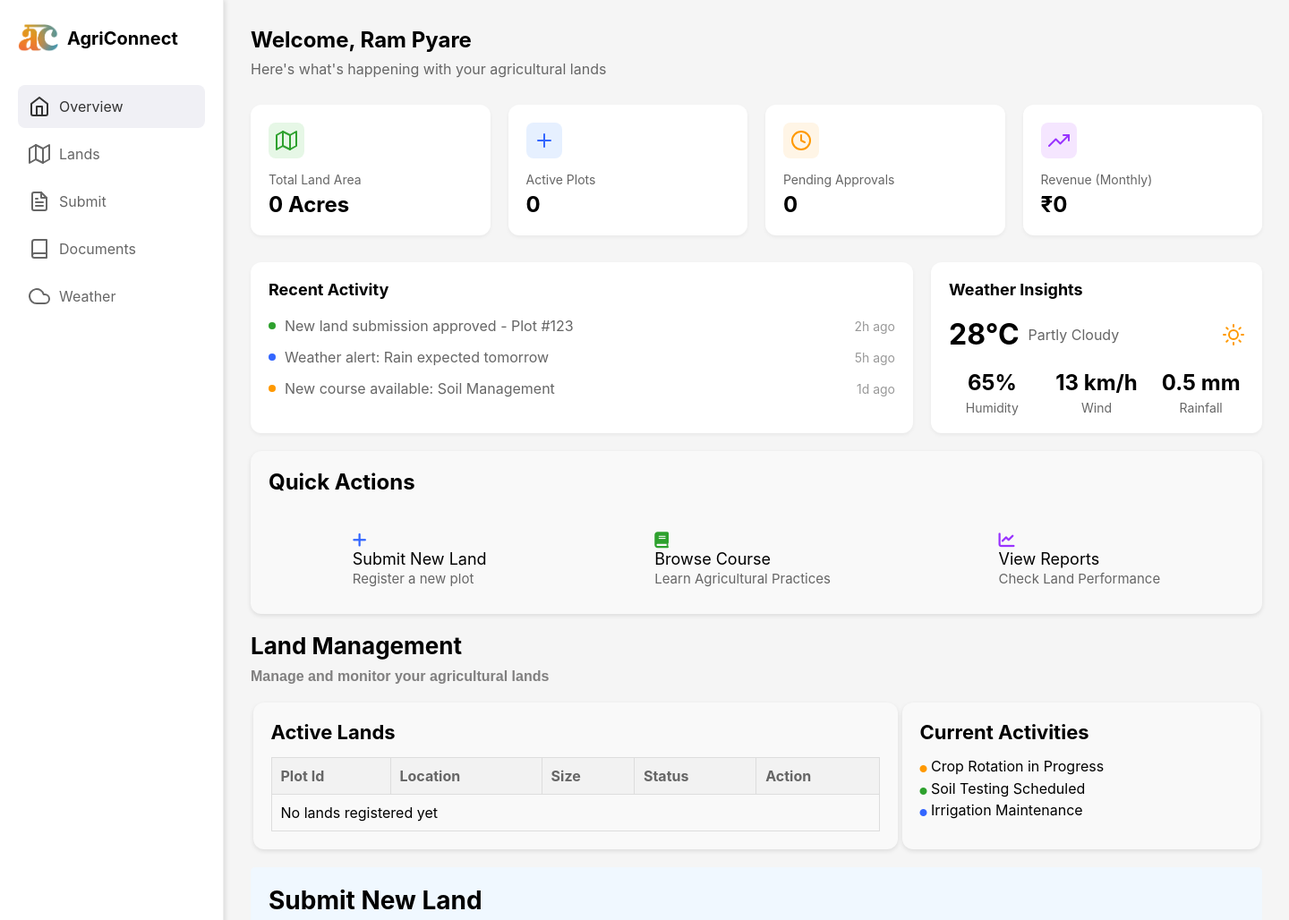
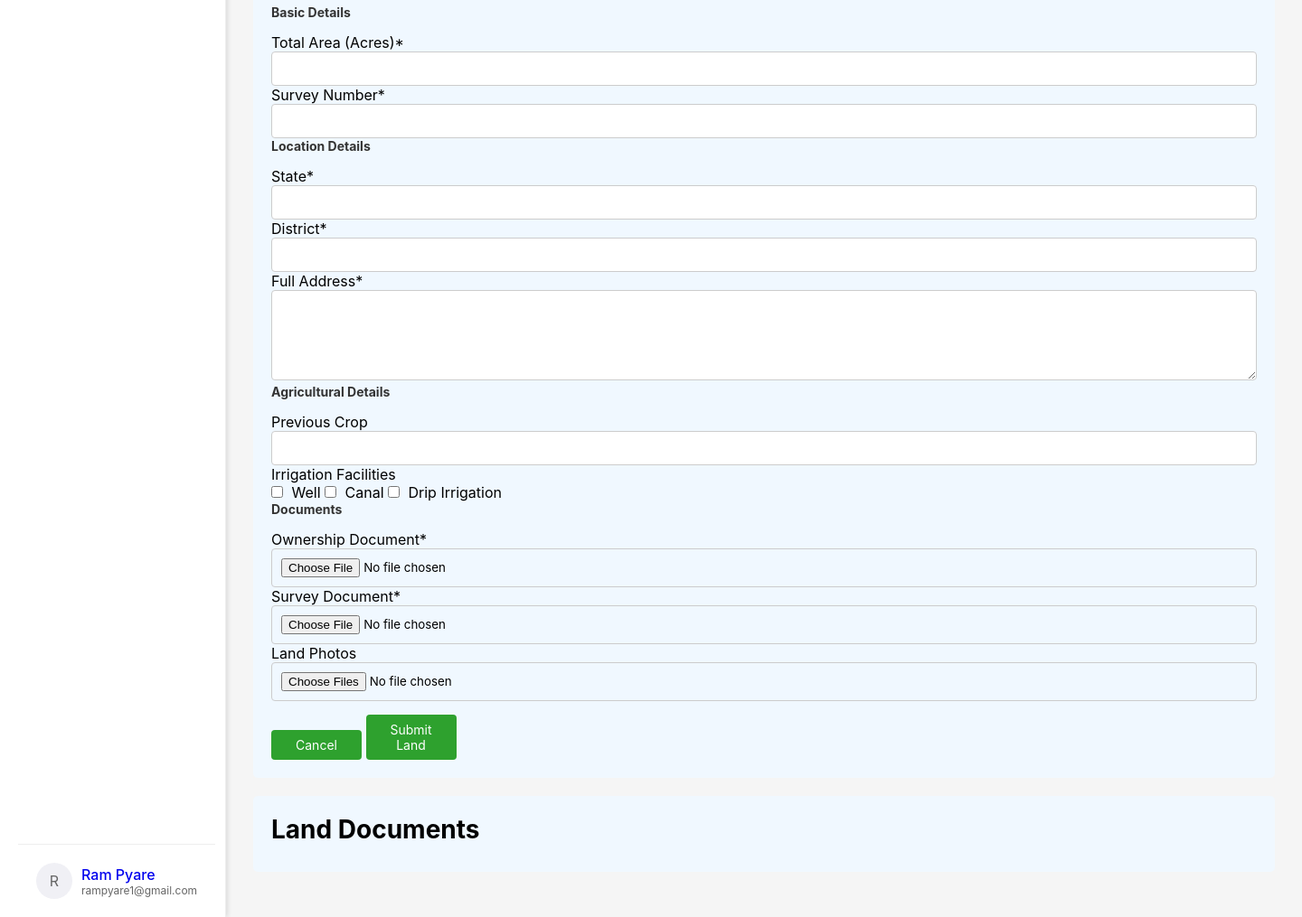
/provider_dashboard/ (signed in), run on an earlier commit of the app's database (2 pictures, top to bottom).
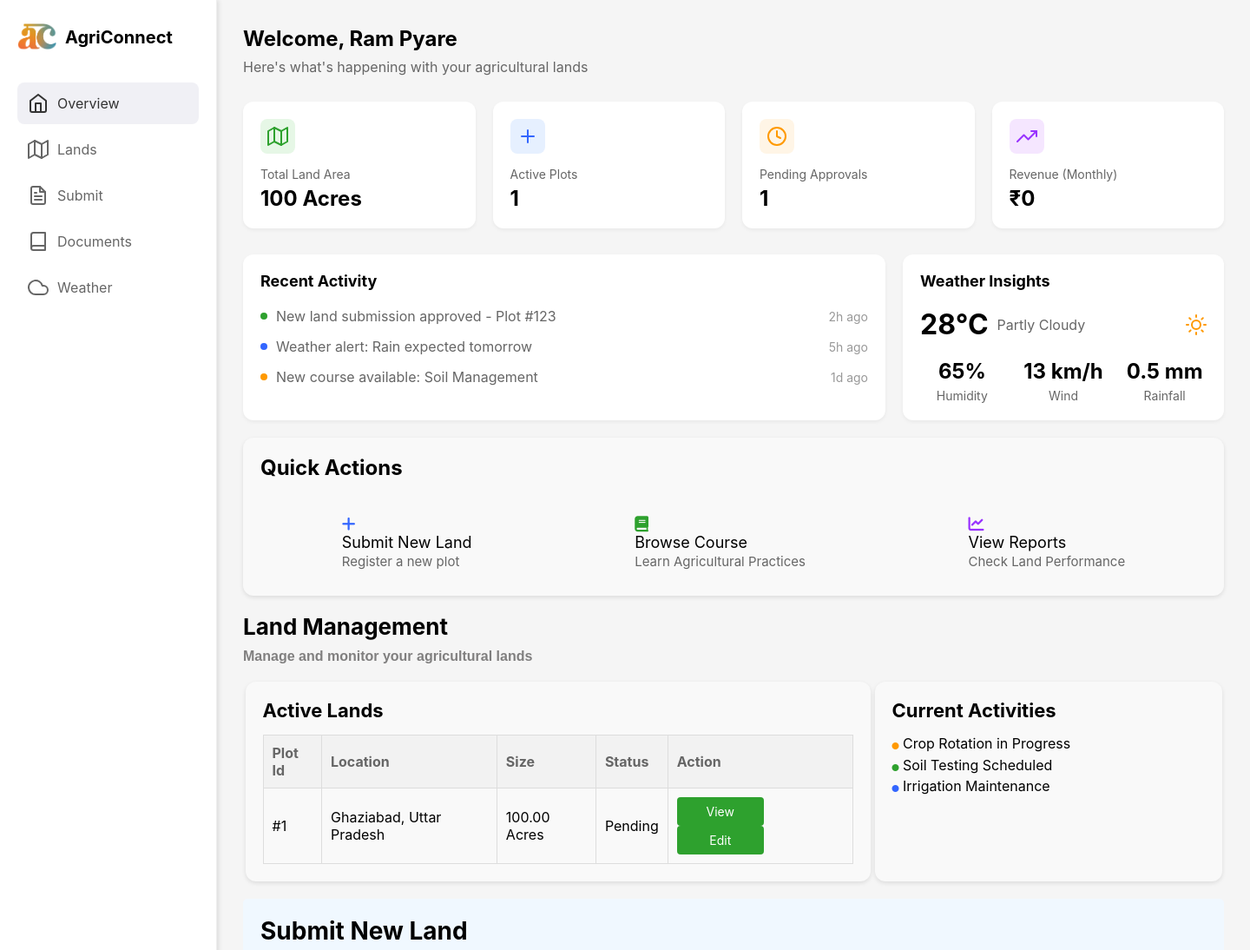
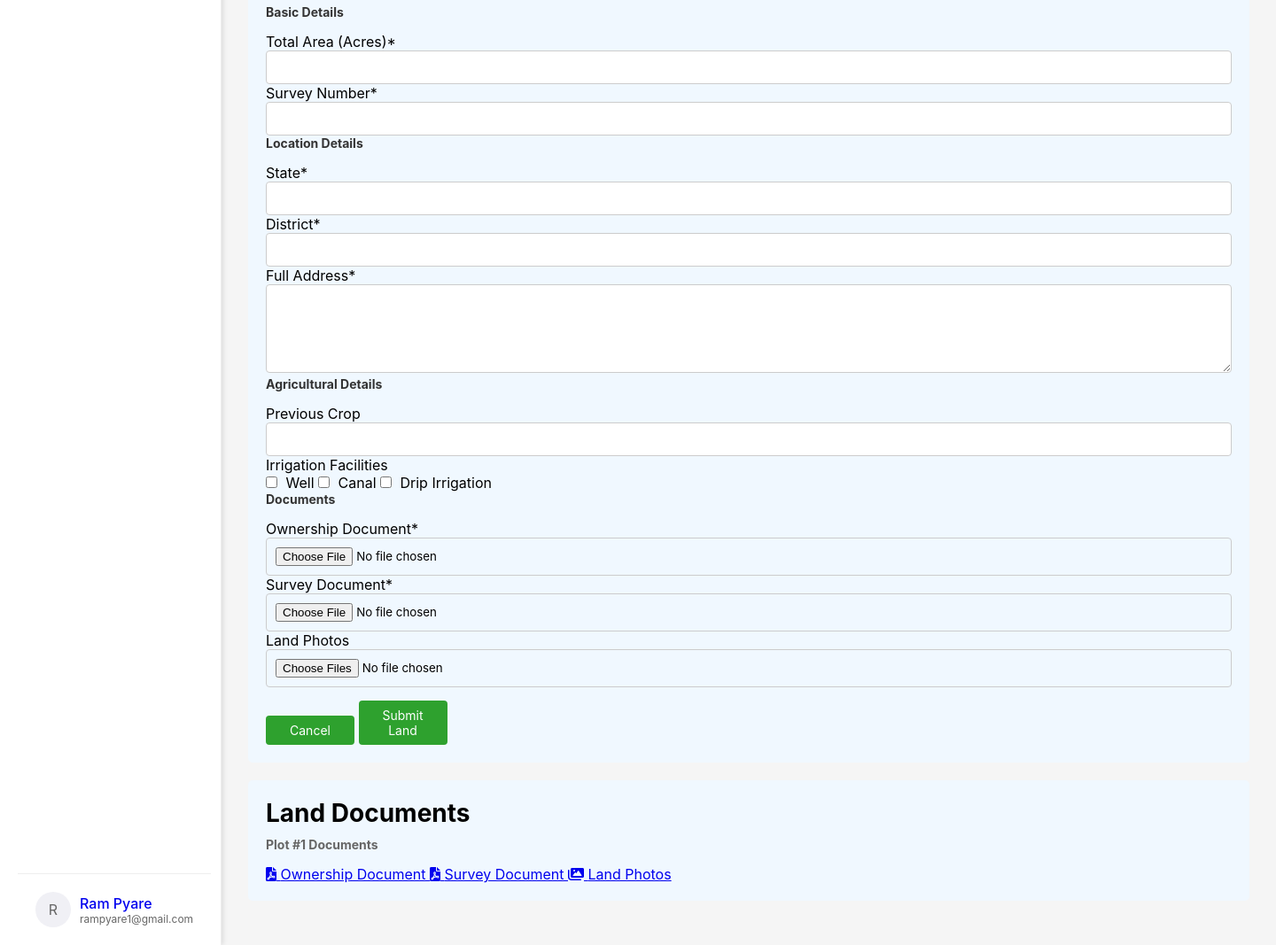
And on a later commit of the database (2 pictures, top to bottom).
### ACP/models.py (models this page shows, shortened)
class Land(models.Model):
    STATUS_CHOICES = [
        ('pending', 'Pending'),
        ('approved', 'Approved'),
        ('rejected', 'Rejected')
    ]
    provider = models.ForeignKey(User, on_delete=models.CASCADE)
    total_area = models.DecimalField(null=True, max_digits=10, decimal_places=2)
    survey_number = models.CharField(null=True, max_length=100)
    state = models.CharField(null=True, max_length=100)
    district = models.CharField(max_length=255, default='Default District')  # Fixed typo from 'istrict'
    address = models.TextField(null=True, blank=True)
    previous_crop = models.CharField(null=True, max_length=200)
    irrigation_facilities = models.CharField(max_length=200, null=True)
    ownership_document = models.FileField(null=True, upload_to="documents/")
    survey_document = models.FileField(null=True, upload_to="documents/")
    recent_photos = models.FileField(null=True, upload_to="documents/")
    status = models.CharField(max_length=20, choices=STATUS_CHOICES, default='pending')  # Added status field
    created_at = models.DateTimeField(auto_now_add=True, null=True)
    updated_at = models.DateTimeField(auto_now=True, null=True)

### ACP/views.py (the view)
# urls.py: path("provider_dashboard/",provider_dashboard,name="provider"),
@login_required
def provider_dashboard(request):
    if request.user.userprofile.user_type != 'provider':
        return redirect('login')
    lands = Land.objects.filter(provider=request.user)
    total_area = lands.aggregate(Sum('total_area'))['total_area__sum'] or 0
    active_plots = lands.count()
    pending_approvals = lands.filter(status='pending').count()
    context = {
        'lands': lands,
        'total_area': total_area,
        'active_plots': active_plots,
        'pending_approvals': pending_approvals,
    }
    return render(request, 'landprovider.html', context)

### ACP/templates/landprovider.html (shortened to what the changed rows need)
<!DOCTYPE html>
<html lang="en">
<head>
    {% load static %}
    <link rel="stylesheet" href="{% static 'css/land.css' %}">
    <link rel="stylesheet" href="https://cdnjs.cloudflare.com/ajax/libs/font-awesome/6.0.0-beta3/css/all.min.css">
</head>
<body>
    <div class="main-content">
        <div class="welcome-header">
            <h1>Welcome, {{ user.get_full_name }}</h1>
        </div>
        <div class="stats-grid">
            <div class="stat-card">
                <div class="icon" style="background: #e6f7e6;">
                    <i data-feather="map" style="color: #2ea12e;"></i>
                </div>
                <div class="title">Total Land Area</div>
                <div class="value" data-stat="total-area">{{ total_area|default:"0" }} Acres</div>
            </div>
            <div class="stat-card">
                <div class="icon" style="background: #e6f0ff;">
                    <i data-feather="plus" style="color: #3366ff;"></i>
                </div>
                <div class="title">Active Plots</div>
                <div class="value" data-stat="active-plots">{{ active_plots|default:"0" }}</div>
            </div>
            <div class="stat-card">
                <div class="icon" style="background: #fff5e6;">
                    <i data-feather="clock" style="color: #ff9900;"></i>
                </div>
                <div class="title">Pending Approvals</div>
                <div class="value" data-stat="pending-approvals">{{ pending_approvals|default:"0" }}</div>
            </div>
        </div>
        <div class="quick-actions">
            <h2>Quick Actions</h2>
        </div>
        <section class="land-management" id="land-management">
            <h2>Land Management</h2>
            <div class="manage-parent">
                <div class="land-statistics">
                    <table>
                        <thead>
                            <tr>
                                <th>Plot Id</th>
                                <th>Location</th>
                                <th>Size</th>
                                <th>Status</th>
                                <th>Action</th>
                            </tr>
                        </thead>
                        <tbody>
                            {% for land in lands %}
                            <tr>
                                <td>#{{ land.id }}</td>
                                <td>{{ land.district }}, {{ land.state }}</td>
                                <td>{{ land.total_area }} Acres</td>
                                <td>
                                    <span class="status-badge status-{{ land.status }}">
                                        {{ land.status|title }}
                                    </span>
                                </td>
                                <td>
                                    <button onclick="viewLandDetails({{ land.id }})" class="btn-view">View</button>
                                    <button onclick="editLand({{ land.id }})" class="btn-edit">Edit</button>
                                </td>
                            </tr>
                            {% empty %}
                            <tr>
                                <td colspan="5">No lands registered yet</td>
                            </tr>
                            {% endfor %}
                        </tbody>
                    </table>
                </div>
            </div>
        </section>
        <section id="submit-land" class="submit-land">
            <h2>Submit New Land</h2>
        </section>
        <section id="land-documents" class="land-documents">
            <h2>Land Documents</h2>
            <div class="documents-grid">
                {% for land in lands %}
                <div class="document-card">
                    <h3>Plot #{{ land.id }} Documents</h3>
                    <div class="document-links">
                        {% if land.ownership_document %}
                        <a href="{{ land.ownership_document.url }}" target="_blank">
                            <i class="fas fa-file-pdf"></i> Ownership Document
                        </a>
                        {% endif %}
                        {% if land.survey_document %}
                        <a href="{{ land.survey_document.url }}" target="_blank">
                            <i class="fas fa-file-pdf"></i> Survey Document
                        </a>
                        {% endif %}
                        {% if land.recent_photos %}
                        <a href="{{ land.recent_photos.url }}" target="_blank">
                            <i class="fas fa-images"></i> Land Photos
                        </a>
                        {% endif %}
                    </div>
                </div>
                {% endfor %}
            </div>
        </section>
    </div>
</body>
</html>

What changed in the data, as far as the page shows it:
added Land: id "1", district "Ghaziabad", state "Uttar Pradesh", total_area "100.00", status "Pending"
Also different on the page:
{{ total_area|default:"0" }}: "0" → "100"
{{ active_plots|default:"0" }}: "0" → "1"
{{ pending_approvals|default:"0" }}: "0" → "1"
text no longer shown: "No lands registered yet"
